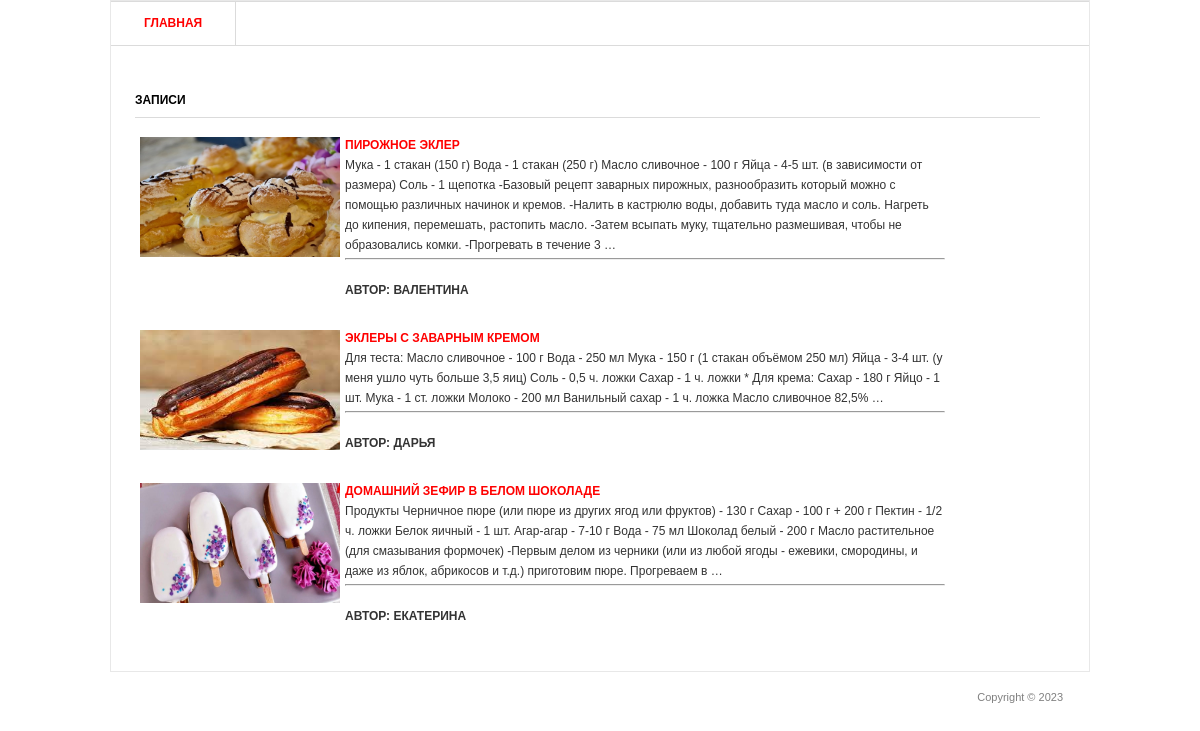
The page / on the database its author committed.
### blog/models.py (models this page shows, shortened)
class Post(models.Model):
    title = models.CharField('Название', max_length=100)
    descriptio = models.TextField('Текст записи')
    author = models.CharField('Имя втора', max_length=100)
    date = models.DateField('Дата публикации')
    img = models.ImageField('Изображения', upload_to='blog/img/%Y')
    class Meta:
        verbose_name = 'Запись'
        verbose_name_plural = 'Записи'

### blog/views.py (the view)
# urls.py: path('', views.PostView.as_view(), name='main'),
class PostView(View):
    def get(self, request):
        posts = Post.objects.all()
        return render(request, 'blog/main.html', {'posts': posts})

### blog/templates/blog/main.html (shortened to what this page needs)
{% load static %}
<head>
    <link rel="stylesheet" href="{% static 'blog/css/style.css' %}" />
</head>
<body>
<div class="shell">
    <div class="border">
        <div id="navigation">
            <ul>
                <li><a href="{% url 'main' %}" class="active">Главная</a></li>
            </ul>
        </div>
        <div id="main">
            <div id="content" class="left">
                <div class="projects">
                    <h3>Записи</h3>
                    {% for el in posts %}
                    <div class="item">
                        <div class="image left">
                            <a href="#"
                            ><img
                                    src="{{ el.img.url }}"
                                    alt="photo-recipes"
                                    width="200px"
                                    height="120px"
                            /></a>
                        </div>
                        <div class="text left">
                            <h4><a href="{% url 'post_detail' el.id %}">{{ el.title }}</a></h4>
                            <p>{{ el.descriptio | truncatewords:70 }}</p><hr><br>
                            <h4>Автор: {{ el.author }}</h4>
                        </div>
                    </div>
                    {% endfor %}
                </div>
            </div>
        </div>
    </div>
    <div id="footer">
        <p class="copy right">Copyright &copy; 2023</p>
    </div>
</div>
</body>
</html>

### blog/static/blog/css/style.css (style rules this page uses)
* { margin: 0; padding: 0; outline:0; }
body { font-size: 12px; line-height: 20px; font-family: Georgia, Arial, Helvetica, Sans-Serif; color: #333; background: url() repeat 0 0; }
a { color: #ff0000; text-decoration: none; cursor:pointer; }
a img { border: 0; }
.left, .alignleft { float: left; display: inline; }
.right, .alignright { float: right; display: inline; }
.shell { width: 980px; margin: 0 auto; }
.border { border: 1px solid #e8e8e8; background: #fff; position: relative; }
#navigation { height: 43px; border-top: 1px solid #dbdbdb; border-bottom: 1px solid #dbdbdb; }
#navigation ul { list-style: none; }
#navigation ul li { float: left; height: 43px; border-right: 1px solid #dbdbdb; font-size: 12px; line-height: 43px; font-weight: bold; text-transform: uppercase; }
#navigation ul li a { float: left; height: 43px; color: #000; padding: 0 33px; }
#navigation ul li a:hover, #navigation ul li a.active { color: #ff0000; text-decoration: none; }
#main { width: 932px; padding: 37px 24px 17px 24px; }
#main h3 { font-size: 12px; line-height: 15px; color: #000; text-transform: uppercase; border-bottom: 1px solid #dbdbdb; padding: 0 0 9px 0; }
#content { width: 905px; }
.projects { padding: 10px 0 0 0; }
.projects h3 { margin: 0 0 17px 0; }
.projects .item { margin: 0 0 28px 0; }
.projects .image { width: 183px; height: 111px; border: 0px solid #dbdbdb; padding: 2px; margin: 0 20px 0 3px; }
.projects .text { width: 600px; }
.projects .text h4 { font-size: 12px; line-height: 15px; color: #333; text-transform: uppercase; padding: 3px 0 2px 0; }
.projects .text p { padding: 0 0 3px 0; }
#footer { font-family: Arial, sans-serif; font-size: 11px; line-height: 14px; color: #7f7f7f; padding: 18px 27px 20px 38px; }

### rows shown on the page
Post: img (picture), title "ПИРОЖНОЕ ЭКЛЕР", descriptio "Мука - 1 стакан (150 г) Вода - 1 стакан (250 г) Масло сливочное - 100 г Яйца - 4-5 шт. (в зависимости от размера) Соль - 1 щепотка -Базовый рецепт заварных пирожных, разнообразить который можно с помощью различных начинок и кремов. -Налить в кастрюлю воды, добавить туда масло и соль. Нагреть до кипения, перемешать, растопить масло. -Затем всыпать муку, тщательно размешивая, чтобы не образовались комки. -Прогревать в течение 3 …", author "ВАЛЕНТИНА"
Post: img (picture), title "ЭКЛЕРЫ С ЗАВАРНЫМ КРЕМОМ", descriptio "Для теста: Масло сливочное - 100 г Вода - 250 мл Мука - 150 г (1 стакан объёмом 250 мл) Яйца - 3-4 шт. (у меня ушло чуть больше 3,5 яиц) Соль - 0,5 ч. ложки Сахар - 1 ч. ложки * Для крема: Сахар - 180 г Яйцо - 1 шт. Мука - 1 ст. ложки Молоко - 200 мл Ванильный сахар - 1 ч. ложка Масло сливочное 82,5% …", author "ДАРЬЯ"
Post: img (picture), title "ДОМАШНИЙ ЗЕФИР В БЕЛОМ ШОКОЛАДЕ", descriptio "Продукты Черничное пюре (или пюре из других ягод или фруктов) - 130 г Сахар - 100 г + 200 г Пектин - 1/2 ч. ложки Белок яичный - 1 шт. Агар-агар - 7-10 г Вода - 75 мл Шоколад белый - 200 г Масло растительное (для смазывания формочек) -Первым делом из черники (или из любой ягоды - ежевики, смородины, и даже из яблок, абрикосов и т.д.) приготовим пюре. Прогреваем в …", author "ЕКАТЕРИНА"
